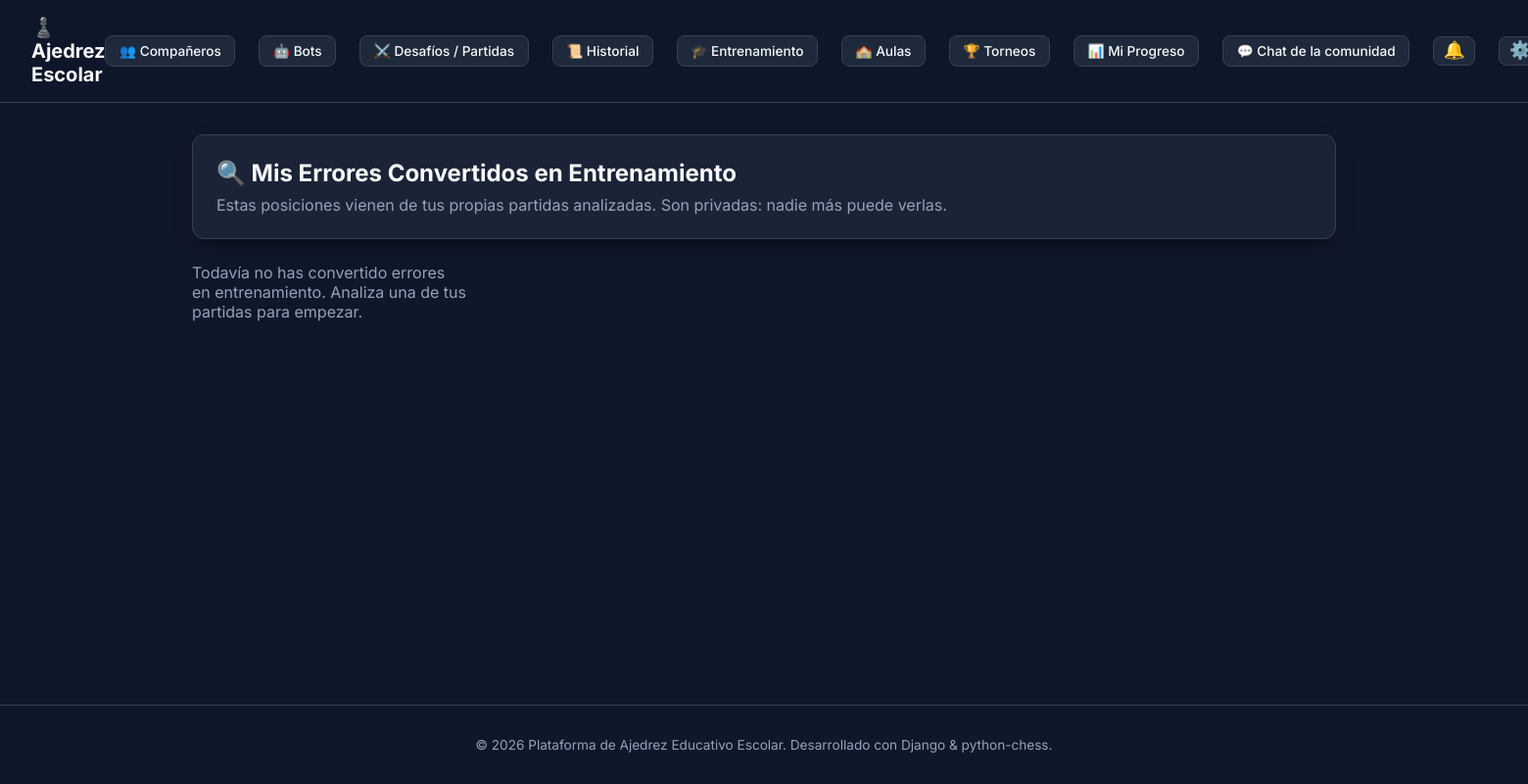
Before: /personalization/my-errors/ (signed in) with the older database file.
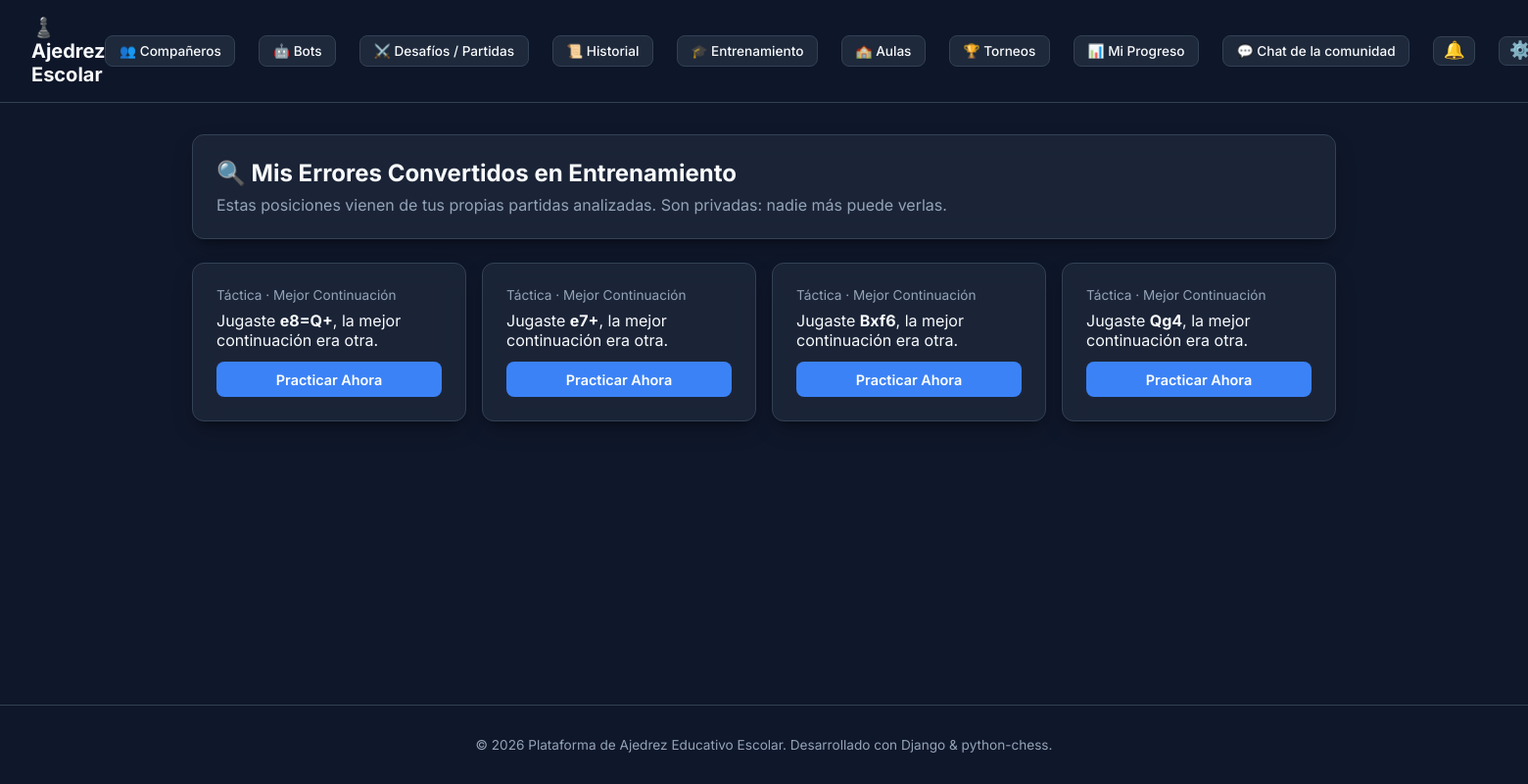
After: the same page with the newer database file.
### apps/personalization/models.py (models this page shows, shortened)
class DetectedGameError(models.Model):
    move_analysis = models.OneToOneField(
        'analysis.MoveAnalysis', on_delete=models.CASCADE, related_name='detected_error'
    )
    student = models.ForeignKey(
        settings.AUTH_USER_MODEL, on_delete=models.CASCADE, related_name='detected_errors'
    )
    game = models.ForeignKey(
        'games.Game', on_delete=models.SET_NULL, null=True, blank=True, related_name='detected_errors'
    )
    fen_before = models.CharField(max_length=100)
    student_move_uci = models.CharField(max_length=10)
    student_move_san = models.CharField(max_length=20)
    best_move_uci = models.CharField(max_length=10, blank=True)
    best_move_san = models.CharField(max_length=20, blank=True)
    score_cp_before = models.IntegerField(null=True, blank=True)
    mate_in_before = models.IntegerField(null=True, blank=True)
    category = models.CharField(max_length=20, choices=Puzzle.Category.choices)
    theme = models.CharField(max_length=30, choices=Puzzle.Theme.choices)
    difficulty = models.CharField(max_length=20, choices=Puzzle.Difficulty.choices)
    generated_puzzle = models.OneToOneField(
        Puzzle, on_delete=models.SET_NULL, null=True, blank=True, related_name='source_error'
    )
    created_at = models.DateTimeField(auto_now_add=True)
    class Meta:
        ordering = ['-created_at']

### apps/personalization/views.py (the view)
# urls.py: path('my-errors/', views.MyDetectedErrorsListView.as_view(), name='personalization_my_errors'),
class MyDetectedErrorsListView(LoginRequiredMixin, ListView):
    model = DetectedGameError
    template_name = 'personalization/my_errors.html'
    context_object_name = 'errors'
    def get_queryset(self):
        return DetectedGameError.objects.filter(student=self.request.user).select_related('generated_puzzle', 'game')

### apps/accounts/models.py (called while the page is built)
    @property
    def rank(self):
        from apps.ratings.elo import rank_for_elo
        return rank_for_elo(self.elo_rating)

### apps/personalization/context_processors.py (called while the page is built)
def chess_appearance(request):
    user = getattr(request, 'user', None)
    piece_set, board_theme, is_custom = resolve_user_appearance(user)
    return {
        'user_piece_set': piece_set,
        'user_board_theme': board_theme,
        'is_custom_appearance': is_custom,
        'chess_piece_sets': PIECE_SETS,
        'chess_board_themes': BOARD_THEMES,
    }

### apps/personalization/models.py (called while the page is built)
    @classmethod
    def get_solo(cls):
        obj, _ = cls.objects.get_or_create(id=1)
        return obj

### apps/ratings/elo.py (called while the page is built)
def rank_for_elo(elo: int) -> PlayerRank:
    for rank in reversed(_RANKS_DESC):
        if elo >= rank.min_elo:
            return rank
    return PlayerRank.NOVATO

    @property
    def label(self) -> str:
        return self.value[0]

    @property
    def min_elo(self) -> int:
        return self.value[1]

### templates/personalization/my_errors.html (shortened to what this page needs)
{% extends 'base.html' %}
{% block content %}
<div class="card" style="margin-bottom: 1.5rem;">
    <h2>🔍 Mis Errores Convertidos en Entrenamiento</h2>
    <p style="color: var(--text-secondary); margin-top: 0.5rem;">
        Estas posiciones vienen de tus propias partidas analizadas. Son privadas: nadie más puede verlas.
    </p>
</div>
<div style="display: grid; grid-template-columns: repeat(auto-fill, minmax(280px, 1fr)); gap: 1rem;">
    {% for error in errors %}
    <div class="card">
        <p style="font-size: 0.85rem; color: var(--text-secondary);">{{ error.get_category_display }} · {{ error.get_theme_display }}</p>
        <p style="margin-top: 0.5rem;">Jugaste <strong>{{ error.student_move_san }}</strong>, la mejor continuación era otra.</p>
        {% if error.generated_puzzle %}
        <a href="{% url 'puzzle_detail' error.generated_puzzle.id %}" class="btn btn-primary" style="width: 100%; margin-top: 0.75rem;">Practicar Ahora</a>
        {% endif %}
    </div>
    {% empty %}
    <p style="color: var(--text-secondary);">Todavía no has convertido errores en entrenamiento. Analiza una de tus partidas para empezar.</p>
    {% endfor %}
</div>
{% endblock %}

Changed rows visible on the page:
added DetectedGameError: category "Táctica", theme "Mejor Continuación", student_move_san "e8=Q+", shows "Practicar Ahora"
added DetectedGameError: category "Táctica", theme "Mejor Continuación", student_move_san "e7+", shows "Practicar Ahora"
added DetectedGameError: category "Táctica", theme "Mejor Continuación", student_move_san "Bxf6", shows "Practicar Ahora"
added DetectedGameError: category "Táctica", theme "Mejor Continuación", student_move_san "Qg4", shows "Practicar Ahora"
Other visible differences:
text no longer shown: "Todavía no has convertido errores en entrenamiento. Analiza una de tus partidas para empezar."
